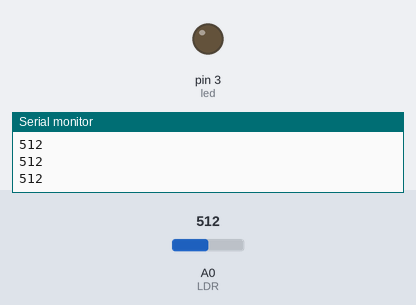
Bench run of a sketch on a simulated Arduino Uno, built with avr-gcc and run on an emulated ATmega328P. Shown: output pins drawn as LEDs (lit = HIGH), the last lines printed to the serial monitor. The inputs (shaded band) are chosen by the test bench; at power-on: A0 (LDR) = 512.

Above: at 1.2 s.
1.3 s: A0 (LDR) set to 444
2.8 s: A0 (LDR) set to 422
At 3.7 s:
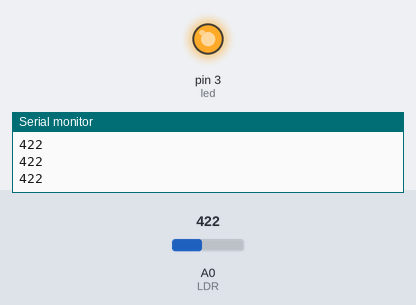
4.3 s: A0 (LDR) set to 623
5.8 s: A0 (LDR) set to 644
At 6.6 s:
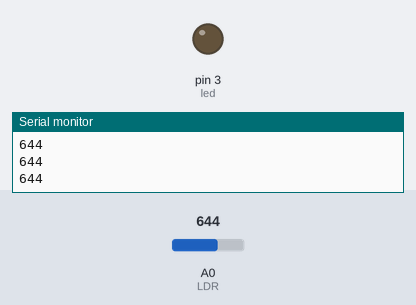
7.3 s: A0 (LDR) set to 420
At 8.1 s:
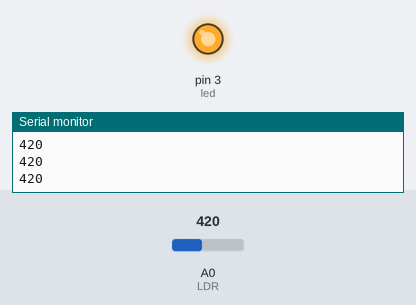
Timing chart, 0 to 9.8 s (numbered marks = the images above; inputs shaded):
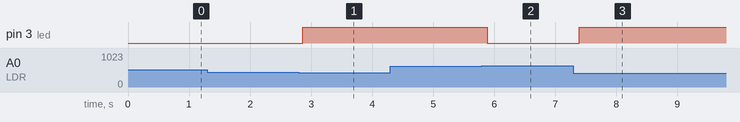

Measured:
- the behaviour switches between 430 and 429 on A0 (LDR) (found by bisection; images 0 and 1)
- the behaviour switches between 630 and 631 on A0 (LDR) (found by bisection; images 1 and 2)
- after the input at 2.8 s, pin 3 (led): LOW → HIGH after 0.07 s
- after the input at 5.8 s, pin 3 (led): HIGH → LOW after 0.08 s
- after the input at 7.3 s, pin 3 (led): LOW → HIGH after 0.09 s

The sketch:

LDR_ile_LED.ino
```cpp
#define led 3

#define LDR A0
int isik = 0;


void setup() {
  pinMode(led, OUTPUT);
  Serial.begin(9600);

}

void loop() {
  isik = analogRead(LDR);
  Serial.println(isik);
  delay(50);

  if(isik > 630){
    digitalWrite(led, LOW);
  }

  if(isik < 430){
    digitalWrite(led, HIGH);
  }

}
```
